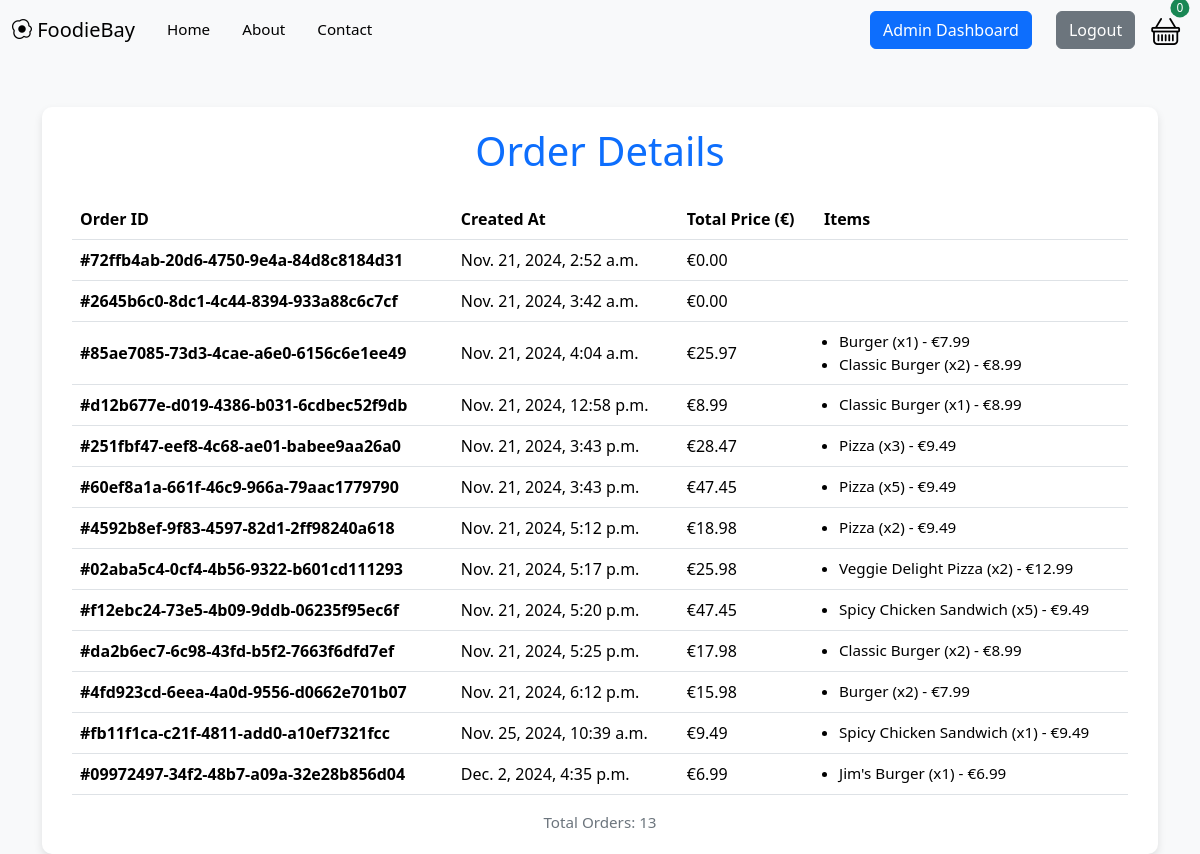
Page /order-details/ (signed in) on the earlier database version.
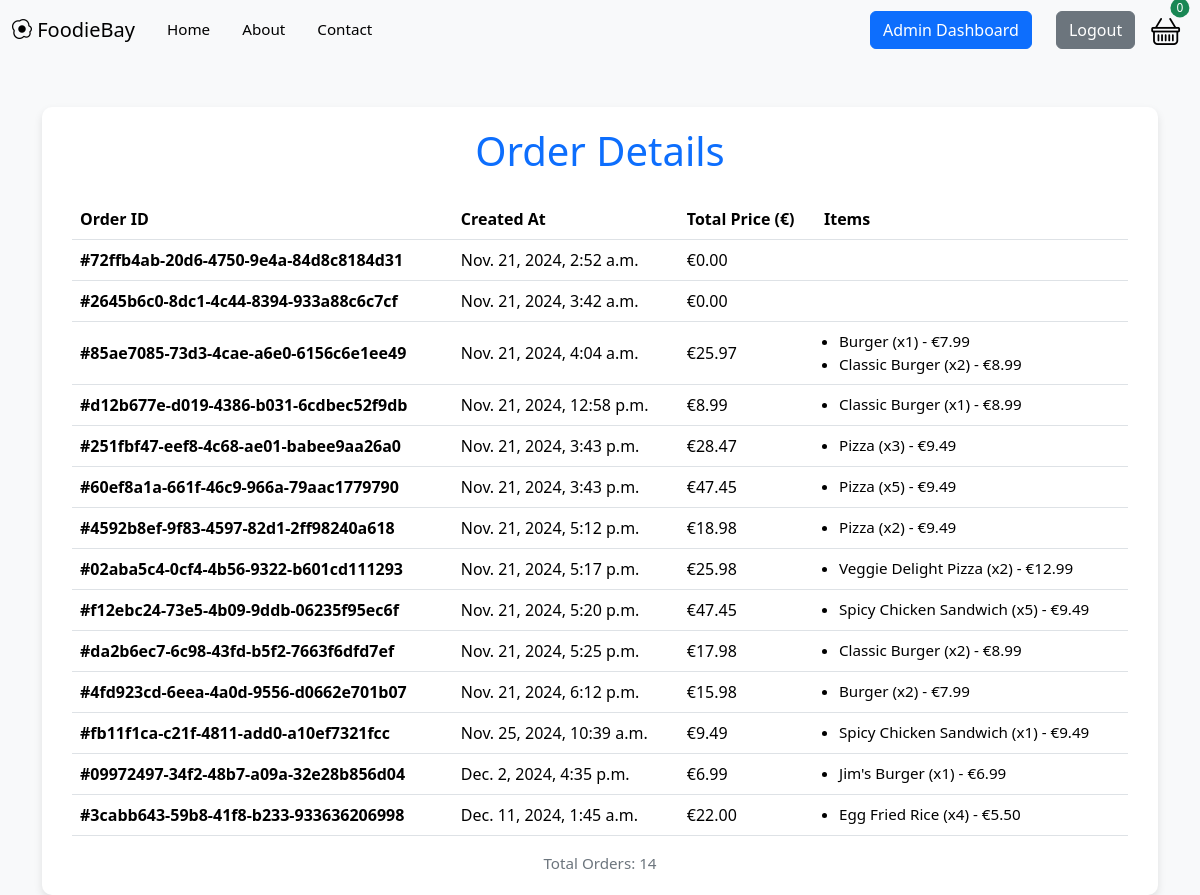
Same page on the later database version.
### FoodieBay/models.py (models this page shows, shortened)
class Order(models.Model):
    order_id = models.UUIDField(default=uuid.uuid4, editable=False, unique=True)
    created_at = models.DateTimeField(default=now, editable=False)
    items = models.JSONField()  # Stores cart items in JSON format
    total_price = models.DecimalField(max_digits=10, decimal_places=2)

### FoodieBay/views.py (the view)
# urls.py: path('order-details/', views.order_details, name='order_details'),
@login_required
@user_passes_test(lambda user: user.is_superuser, login_url='access-denied/')
def order_details(request):
    orders = Order.objects.all()
    return render(request, 'order_details.html', {'orders': orders})

### cart/cart.py (called while the page is built)
   def __len__(self):
       return len(self.cart)

### cart/context_processor.py (called while the page is built)
def cart(request):
   return {'cart': Cart(request)}

### FoodieBay/templates/order_details.html (shortened to what this page needs)
<!DOCTYPE html>
<html lang="en">
<head>
  <link href="https://cdn.jsdelivr.net/npm/bootstrap@5.3.3/dist/css/bootstrap.min.css" rel="stylesheet">
</head>
<body>
  {% include 'navbar.html' %}
  <div class="container mt-5">
    <div class="table-container">
      <h1 class="text-center mb-4 text-primary">Order Details</h1>
      <table class="table table-hover align-middle">
        <thead>
          <tr>
            <th scope="col">Order ID</th>
            <th scope="col">Created At</th>
            <th scope="col">Total Price (€)</th>
            <th scope="col">Items</th>
          </tr>
        </thead>
        <tbody>
          {% for order in orders %}
            <tr>
              <td class="order-id">#{{ order.order_id }}</td>
              <td>{{ order.created_at }}</td>
              <td>€{{ order.total_price }}</td>
              <td>
                <ul>
                  {% for item in order.items %}
                    <li>{{ item.product_name }} (x{{ item.quantity }}) - €{{ item.price }}</li>
                  {% endfor %}
                </ul>
              </td>
            </tr>
          {% empty %}
            <tr>
              <td colspan="4" class="text-center empty-row">No orders found.</td>
            </tr>
          {% endfor %}
        </tbody>
      </table>
      {% if orders %}
        <div class="table-footer">Total Orders: {{ orders|length }}</div>
      {% endif %}
    </div>
  </div>
</body>
</html>

Differences in the rows shown:
added Order: order_id "3cabb643-59b8-41f8-b233-933636206998", created_at "Dec. 11, 2024, 1:45 a.m.", total_price "22.00", product_name "Egg Fried Rice", quantity "4", price "5.50"
Other differences:
{{ orders|length }}: "13" → "14"
